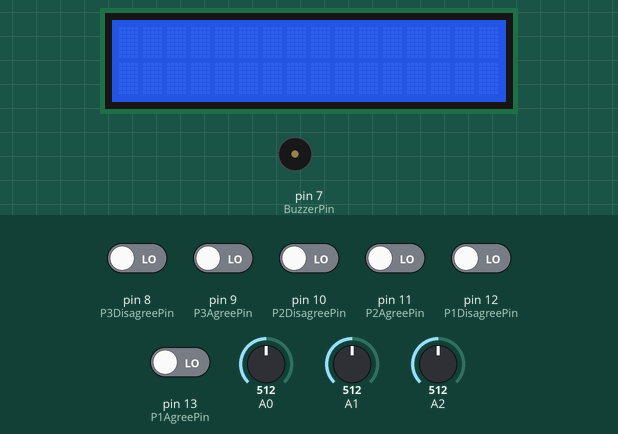
Simulated run of this sketch. Board: Arduino Uno, built with avr-gcc and run on an emulated ATmega328P. On the bench: 16×2 character LCD, buzzer (waves = sounding, pin HIGH). The inputs (shaded band) are chosen by the test bench; at power-on: pin 8 (P3DisagreePin), pin 9 (P3AgreePin), pin 10 (P2DisagreePin), pin 11 (P2AgreePin), pin 12 (P1DisagreePin), pin 13 (P1AgreePin) LOW, A0 = 512, A1 = 512, A2 = 512. What the sketch prints to the serial monitor is not drawn.

Above: at 1.2 s.
1.3 s: pin 8 (P3DisagreePin) driven HIGH
At 2.0 s:
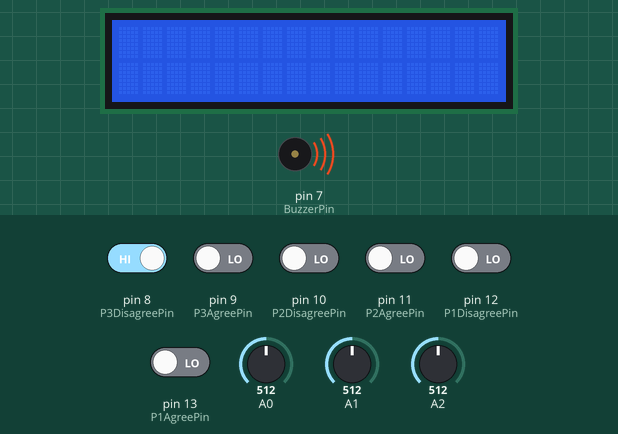
At 3.0 s:
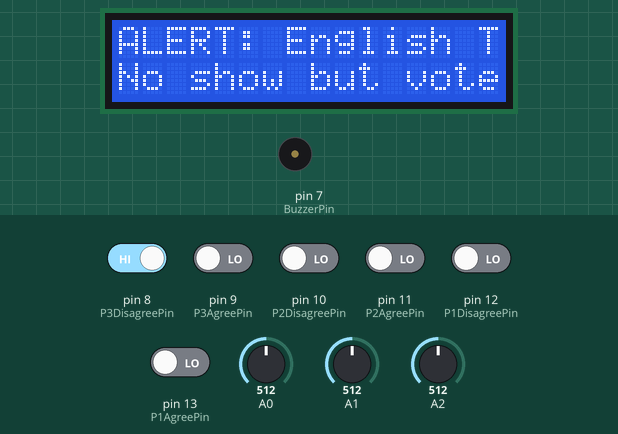
Timing chart, 0 to 4.5 s (numbered marks = the images above; inputs shaded):
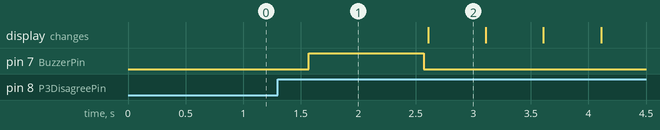

Measured:
- after the input at 1.3 s, pin 7 (BuzzerPin): LOW → HIGH after 0.27 s, → LOW 1.0 s later
- what the display in image 2 shows lasts 0.5 s, from 2.6 s to 3.1 s

The sketch:

sketch_apr14a.ino
```cpp
#include <Wire.h>               // I2C函式庫
#include <LiquidCrystal_PCF8574.h>
const int P1AgreePin = 13;
const int P1DisagreePin = 12;
const int P2AgreePin = 11;
const int P2DisagreePin = 10;
const int P3AgreePin = 9;
const int P3DisagreePin = 8;
const int BuzzerPin = 7;
int resistor1, resistor2, resistor3;
int P1AgreeBtnSt, P1DisagreeBtnSt, P2AgreeBtnSt, P2DisagreeBtnSt, P3AgreeBtnSt, P3DisagreeBtnSt;
int P1Showup, P2Showup, P3Showup;   // 可以出現在議場的立委0代表不行1可以
LiquidCrystal_PCF8574 lcd(0x27);
String FirstLine = "WWelcome to NTUST LiFaUan";
String ShowupList = "SShowup List: ";
String Alarm = "ALERT: ";
String Alarm2 = "No show but vote";

String P1 = "English Tsai";
String P2 = "KP";
String P3 = "Korea Han";

void setup()
{
  pinMode(13,OUTPUT);
  pinMode(BuzzerPin,OUTPUT); //digitalWrite(7,HIGH) or LOW;
  pinMode(P1AgreePin, INPUT);
  pinMode(P1DisagreePin, INPUT);
  pinMode(P2AgreePin, INPUT);
  pinMode(P2DisagreePin, INPUT);
  pinMode(P3AgreePin, INPUT);
  pinMode(P3DisagreePin, INPUT);
  Serial.begin(9600);
  P1Showup=0, P2Showup=1, P3Showup=0;
  if (P1Showup==1) {
    ShowupList += P1;
  } else if (P2Showup==1) {
    ShowupList += P2;
  } else if (P3Showup==1) {
    ShowupList += P3;
  }

  lcd.begin(16, 2); // 初始化LCD
  lcd.setBacklight(255);
  lcd.clear();
  // lcd.setCursor(0,0);
  // lcd.print("NTUST LiFaUan");
  // lcd.setCursor(0,1);
  // lcd.print("");
}
int prev=0;
void loop()
{
  resistor1=analogRead(A0);
  resistor2=analogRead(A1);
  resistor3=analogRead(A2);
  P1AgreeBtnSt= digitalRead(P1AgreePin);
  P1DisagreeBtnSt= digitalRead(P1DisagreePin);
  P2AgreeBtnSt= digitalRead(P2AgreePin);
  P2DisagreeBtnSt= digitalRead(P2DisagreePin);
  P3AgreeBtnSt= digitalRead(P3AgreePin);
  P3DisagreeBtnSt= digitalRead(P3DisagreePin);
  Alarm = "ALERT: ";

  // for (int i = 1; i <= FirstLine.length(); i++) {
  //   lcd.setCursor(0, 0);
  //   lcd.print(FirstLine.substring(i + 1, FirstLine.length()));  //每次迴圈把字串往後遞減一格來選取，並顯示到最後一個字
  //   lcd.print(" ");
  //   lcd.setCursor(0, 1);
  //   lcd.print(ShowupList.substring(i + 1, ShowupList.length()));  //每次迴圈把字串往後遞減一格來選取，並顯示到最後一個字
  //   lcd.print(" ");
  //   delay(500);
  // }

  // for (int i = 0; i <= ShowupList.length(); i++) {
  //   lcd.setCursor(0, 1);
  //   lcd.print(ShowupList.substring(i + 1, ShowupList.length()));  //每次迴圈把字串往後遞減一格來選取，並顯示到最後一個字
  //   lcd.print(" ");
  //   delay(500);
  // }

  // 如果有人不應該來在位置上，而且還投票 蜂鳴器就會響
  if (P1Showup == 0 && resistor1 < 600) {
    if (P1AgreeBtnSt==1 || P1DisagreeBtnSt ==1) {
      digitalWrite(BuzzerPin,HIGH);
      digitalWrite(BuzzerPin,LOW);
      delay(500);

      Alarm += P1;
      lcd.clear();
      lcd.setCursor(0,0);
      lcd.print(Alarm);
      lcd.setCursor(0,1);
      lcd.print(Alarm2);
      for (int i=0; i<=5; i++) {
        lcd.display();
        delay(500);
        lcd.noDisplay();
        delay(500);
      }
      delay(3000);

    }
  }
  if (P2Showup == 0 && resistor2 < 600) {
    if (P2AgreeBtnSt==1 || P2DisagreeBtnSt ==1) {
      digitalWrite(BuzzerPin,HIGH);
      digitalWrite(BuzzerPin,LOW);
      delay(500);

      Alarm += P2;
      lcd.clear();
      lcd.setCursor(0,0);
      lcd.print(Alarm);
      lcd.setCursor(0,1);
      lcd.print(Alarm2);

      for (int i=0; i<=5; i++) {
        lcd.display();
        delay(500);
        lcd.noDisplay();
        delay(500);
      }
      delay(3000);
    }
  }
  if (P3Showup == 0 && resistor3 < 600) {
    if (P3AgreeBtnSt==1 || P3DisagreeBtnSt ==1) {
      Serial.println("INININ");
      digitalWrite(BuzzerPin,HIGH);
      delay(1000);
      digitalWrite(BuzzerPin,LOW);

      Alarm += P1;
      lcd.clear();
      lcd.setCursor(0,0);
      lcd.print(Alarm);
      lcd.setCursor(0,1);
      lcd.print(Alarm2);


      for (int i=0; i<=5; i++) {
        lcd.display();
        delay(500);
        lcd.noDisplay();
        delay(500);
      }
      delay(3000);
    }
  }

  Serial.println(resistor3);
  delay(500);
}
```
